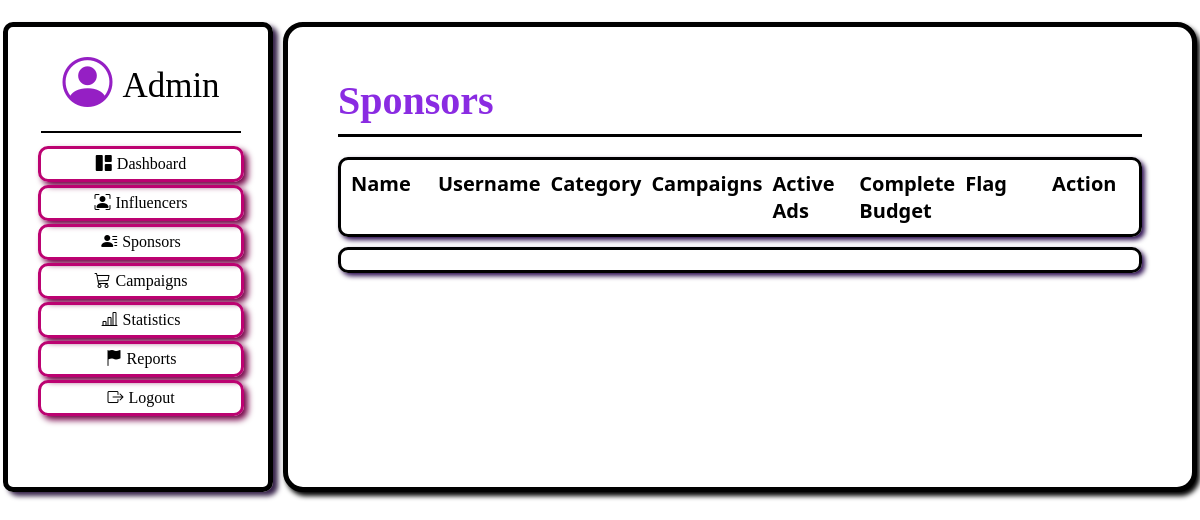
Before: /admin/Sponsors with the older database file.
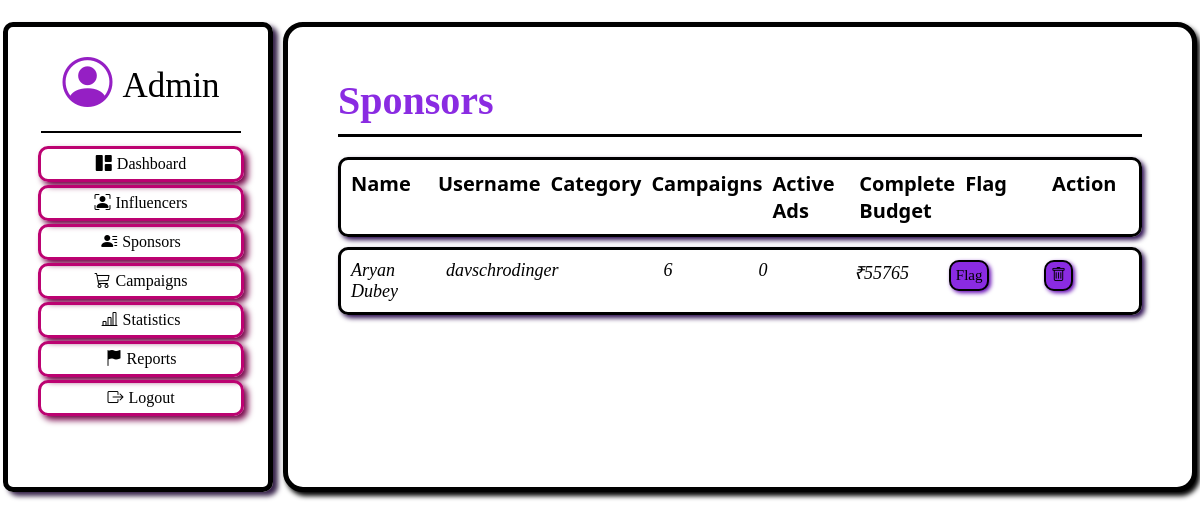
After: the same page with the newer database file.
### application/Models.py (models this page shows)
class Sponsor(db.Model):
    __tablename__ = 'Sponsor'
    id = db.Column(db.Integer, primary_key=True)
    fullname = db.Column(db.String(200), unique=True, nullable=False)
    username = db.Column(db.String(200), unique=True, nullable=False)
    email = db.Column(db.String(200), unique=True, nullable=False)
    password = db.Column(db.String(100), nullable=False)
    products = db.relationship('Product', backref='Sponsor', lazy=True)
    flag=db.Column(db.Boolean, default=False)
    flagCount=db.Column(db.Integer, default=0)

### application/AdminController.py (the view, shortened to what this page needs)
@app.route('/admin/Sponsors', methods=['POST','GET'])
def adminSpo():
    sponsors=Sponsor.query.all()
    camps={}
    active={}
    budget={}
    for sponsor in sponsors:
        camps[sponsor.id]=Product.query.filter_by(sponsor_id=sponsor.id).count()
        active[sponsor.id]=UserProduct.query.join(Product).filter(
            Product.sponsor_id==sponsor.id, UserProduct.status=='Accepted').count()
        products=Product.query.filter_by(sponsor_id=sponsor.id).all()
        budget[sponsor.id]=sum(product.price for product in products)
    return render_template("adminSpo.html",sponsors=sponsors, camps=camps,active=active,budget=budget)

### templates/adminSpo.html (shortened to what this page needs)
<!DOCTYPE html>
<html lang="en">
<head>
    <link rel="stylesheet" href="https://cdnjs.cloudflare.com/ajax/libs/bootstrap-icons/1.9.1/font/bootstrap-icons.min.css">
</head>
<body>
    <div class="box">
        <div class="side-box">
            <div class="head">
                <i class="bi bi-person-circle"></i>
                <span class="text-a">Admin</span>
            </div>
            <div class="line"></div>
            <div class="column">
                <i class="bi bi-grid-1x2-fill"></i>
                <a href="{{url_for('admin')}}"> Dashboard</a>
            </div>
            <div class="column">
                <i class="bi bi-person-bounding-box"></i>
                <a href="{{url_for('adminInflu')}}"> Influencers</a>
            </div>
            <div class="column">
                <i class="bi bi-person-lines-fill"></i>
                <a href="{{url_for('adminSpo')}}">Sponsors</a>
            </div>
            <div class="column">
                <i class="bi bi-cart3"></i>
                <a href="{{url_for('adminCamp')}}">Campaigns</a>
            </div>
            <div class="column">
                <i class="bi bi-bar-chart-line"></i>
                <a href="{{url_for('adminStat')}}">Statistics</a>
            </div>
            <div class="column">
                <i class="bi bi-flag-fill"></i>
                <a href="{{url_for('adminReport')}}">Reports</a>
            </div>
            <div class="column">
                <i class="bi bi-box-arrow-right"></i>
                <a href="{{url_for('logout')}}">Logout</a>
            </div>
        </div>
        <div class="main-box">
            <span class="title">Sponsors</span>
            <div class="line1"></div>
            <div class="rect">
                <div class="i">Name</div>
                <div class="i">Username</div>
                <div class="i">Category</div>
                <div class="i">Campaigns</div>
                <div class="i">Active Ads</div>
                <div class="i">Complete Budget</div>
                <div class="i">Flag</div>
                <div class="i">Action</div>
            </div>
            <div class="rect1">
                {% for sponsor in sponsors %}
                    <div class="i">{{sponsor.fullname}} </div>
                    <div class="i">{{sponsor.username}}</div>
                    <div class="i">{{sponsor.category}}</div>
                    <div class="i">{{camps[sponsor.id]}}</div>
                    <div class="i">{{active[sponsor.id]}}</div>
                    <div class="i">₹{{budget[sponsor.id]}}</div>
                    <div class="i">
                        <form method="POST">
                            {% if sponsor.flag==True %}
                                <button type="submit" class="flag" name="unflag" value="unflag">Unflag</button>
                            {% elif sponsor.flag==False %}
                                <button type="submit" class="flag" name="flag" value="flag">Flag</button>
                            {% endif %}
                        </form>
                    </div>
                    <div class="i">
                        <form method="POST">
                            <button type="submit" class="flag" name="delete" value="delete"><i class="bi bi-trash"></i>
                            </button>
                        </form>
                    </div>
                {% endfor %}
            </div>
        </div>
    </div>
</body>
</html>

Changed rows visible on the page:
added Sponsor: fullname "Aryan Dubey", username "davschrodinger", camps "6", active "0", budget "55765", flag "Flag"
